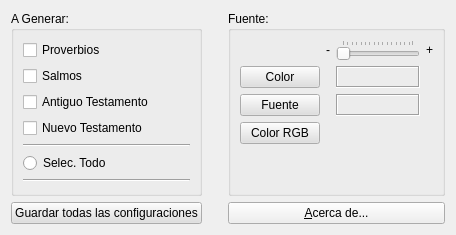
    <widget class="QWidget" name="widget" native="true">
     <layout class="QGridLayout" name="gridLayout_2">
      <item row="0" column="0">
       <widget class="QGroupBox" name="A_GENERAR">
        <property name="title">
         <string>A Generar:</string>
        </property>
        <layout class="QGridLayout" name="gridLayout_3">
         <item row="6" column="0">
          <widget class="Line" name="line_2">
           <property name="orientation">
            <enum>Qt::Horizontal</enum>
           </property>
          </widget>
         </item>
         <item row="3" column="0">
          <widget class="QCheckBox" name="NUEVOTESTAMNETO">
           <property name="text">
            <string>Nuevo Testamento</string>
           </property>
          </widget>
         </item>
         <item row="4" column="0">
          <widget class="Line" name="line">
           <property name="orientation">
            <enum>Qt::Horizontal</enum>
           </property>
          </widget>
         </item>
         <item row="1" column="0">
          <widget class="QCheckBox" name="SALMOS">
           <property name="text">
            <string>Salmos</string>
           </property>
          </widget>
         </item>
         <item row="0" column="0">
          <widget class="QCheckBox" name="PROVERBIO">
           <property name="text">
            <string>Proverbios</string>
           </property>
           <property name="checked">
            <bool>false</bool>
           </property>
           <property name="tristate">
            <bool>false</bool>
           </property>
          </widget>
         </item>
         <item row="5" column="0">
          <widget class="QRadioButton" name="SELECCIONARTODO">
           <property name="text">
            <string>Selec. Todo</string>
           </property>
           <property name="checked">
            <bool>false</bool>
           </property>
           <property name="autoExclusive">
            <bool>true</bool>
           </property>
          </widget>
         </item>
         <item row="2" column="0">
          <widget class="QCheckBox" name="ANTIGUOTESTAMENTO">
           <property name="text">
            <string>Antiguo Testamento</string>
           </property>
          </widget>
         </item>
        </layout>
       </widget>
      </item>
      <item row="0" column="2">
       <widget class="QGroupBox" name="FUENTE">
        <property name="title">
         <string>Fuente:</string>
        </property>
        <layout class="QGridLayout" name="gridLayout_4">
         <item row="0" column="2">
          <widget class="QSlider" name="Slider_Size">
           <property name="minimum">
            <number>9</number>
           </property>
           <property name="maximum">
            <number>72</number>
           </property>
           <property name="orientation">
            <enum>Qt::Horizontal</enum>
           </property>
           <property name="tickPosition">
            <enum>QSlider::TicksAbove</enum>
           </property>
           <property name="tickInterval">
            <number>4</number>
           </property>
          </widget>
         </item>
         <item row="2" column="0">
          <widget class="QPushButton" name="FUENTE_2">
           <property name="palette">
            <palette>
             <active>
              <colorrole role="Button">
               <brush brushstyle="SolidPattern">
                <color alpha="255">
                 <red>223</red>
                 <green>223</green>
                 <blue>223</blue>
                </color>
               </brush>
              </colorrole>
              <colorrole role="Light">
               <brush brushstyle="SolidPattern">
                <color alpha="255">
                 <red>223</red>
                 <green>223</green>
                 <blue>223</blue>
                </color>
               </brush>
              </colorrole>
             </active>
             <inactive>
              <colorrole role="Button">
               <brush brushstyle="SolidPattern">
                <color alpha="255">
                 <red>223</red>
                 <green>223</green>
                 <blue>223</blue>
                </color>
               </brush>
              </colorrole>
              <colorrole role="Light">
               <brush brushstyle="SolidPattern">
                <color alpha="255">
                 <red>223</red>
                 <green>223</green>
                 <blue>223</blue>
                </color>
               </brush>
              </colorrole>
             </inactive>
             <disabled>
              <colorrole role="Button">
               <brush brushstyle="SolidPattern">
                <color alpha="255">
                 <red>223</red>
                 <green>223</green>
                 <blue>223</blue>
                </color>
               </brush>
              </colorrole>
              <colorrole role="Light">
               <brush brushstyle="SolidPattern">
                <color alpha="255">
                 <red>223</red>
                 <green>223</green>
                 <blue>223</blue>
                </color>
               </brush>
              </colorrole>
             </disabled>
            </palette>
           </property>
           <property name="text">
            <string>Fuente</string>
           </property>
           <property name="flat">
            <bool>false</bool>
           </property>
          </widget>
         </item>
         <item row="2" column="2">
          <widget class="QLabel" name="labelFUENTE">
           <property name="frameShape">
            <enum>QFrame::Box</enum>
           </property>
           <property name="frameShadow">
            <enum>QFrame::Sunken</enum>
           </property>
           <property name="text">
            <string/>
           </property>
          </widget>
         </item>
         <item row="3" column="0">
          <widget class="QPushButton" name="COLOR_R_G_B_2">
           <property name="palette">
            <palette>
             <active>
              <colorrole role="Button">
               <brush brushstyle="SolidPattern">
                <color alpha="255">
                 <red>223</red>
                 <green>223</green>
                 <blue>223</blue>
                </color>
               </brush>
              </colorrole>
              <colorrole role="Light">
               <brush brushstyle="SolidPattern">
                <color alpha="255">
                 <red>223</red>
                 <green>223</green>
                 <blue>223</blue>
                </color>
               </brush>
              </colorrole>
             </active>
             <inactive>
              <colorrole role="Button">
               <brush brushstyle="SolidPattern">
                <color alpha="255">
                 <red>223</red>
                 <green>223</green>
                 <blue>223</blue>
                </color>
               </brush>
              </colorrole>
              <colorrole role="Light">
               <brush brushstyle="SolidPattern">
                <color alpha="255">
                 <red>223</red>
                 <green>223</green>
                 <blue>223</blue>
                </color>
               </brush>
              </colorrole>
             </inactive>
             <disabled>
              <colorrole role="Button">
               <brush brushstyle="SolidPattern">
                <color alpha="255">
                 <red>223</red>
                 <green>223</green>
                 <blue>223</blue>
                </color>
               </brush>
              </colorrole>
              <colorrole role="Light">
               <brush brushstyle="SolidPattern">
                <color alpha="255">
                 <red>223</red>
                 <green>223</green>
                 <blue>223</blue>
                </color>
               </brush>
              </colorrole>
             </disabled>
            </palette>
           </property>
           <property name="text">
            <string>Color RGB</string>
           </property>
           <property name="checkable">
            <bool>true</bool>
           </property>
           <property name="autoRepeat">
            <bool>false</bool>
           </property>
           <property name="flat">
            <bool>false</bool>
           </property>
          </widget>
         </item>
         <item row="3" column="2">
          <spacer name="horizontalSpacer">
           <property name="orientation">
            <enum>Qt::Horizontal</enum>
           </property>
           <property name="sizeHint" stdset="0">
            <size>
             <width>40</width>
             <height>20</height>
            </size>
           </property>
          </spacer>
         </item>
         <item row="1" column="0">
          <widget class="QPushButton" name="COLOR">
           <property name="palette">
            <palette>
             <active>
              <colorrole role="Button">
               <brush brushstyle="SolidPattern">
                <color alpha="255">
                 <red>223</red>
                 <green>223</green>
                 <blue>223</blue>
                </color>
               </brush>
              </colorrole>
              <colorrole role="Light">
               <brush brushstyle="SolidPattern">
                <color alpha="255">
                 <red>223</red>
                 <green>223</green>
                 <blue>223</blue>
                </color>
               </brush>
              </colorrole>
             </active>
             <inactive>
              <colorrole role="Button">
               <brush brushstyle="SolidPattern">
                <color alpha="255">
                 <red>223</red>
                 <green>223</green>
                 <blue>223</blue>
                </color>
               </brush>
              </colorrole>
              <colorrole role="Light">
               <brush brushstyle="SolidPattern">
                <color alpha="255">
                 <red>223</red>
                 <green>223</green>
                 <blue>223</blue>
                </color>
               </brush>
              </colorrole>
             </inactive>
             <disabled>
              <colorrole role="Button">
               <brush brushstyle="SolidPattern">
                <color alpha="255">
                 <red>223</red>
                 <green>223</green>
                 <blue>223</blue>
                </color>
               </brush>
              </colorrole>
              <colorrole role="Light">
               <brush brushstyle="SolidPattern">
                <color alpha="255">
                 <red>223</red>
                 <green>223</green>
                 <blue>223</blue>
                </color>
               </brush>
              </colorrole>
             </disabled>
            </palette>
           </property>
           <property name="text">
            <string>Color</string>
           </property>
           <property name="flat">
            <bool>false</bool>
           </property>
          </widget>
         </item>
         <item row="5" column="2">
          <spacer name="verticalSpacer_2">
           <property name="orientation">
            <enum>Qt::Vertical</enum>
           </property>
           <property name="sizeHint" stdset="0">
            <size>
             <width>20</width>
             <height>40</height>
            </size>
           </property>
          </spacer>
         </item>
         <item row="0" column="1">
          <widget class="QLabel" name="label_menor">
           <property name="text">
            <string>-</string>
           </property>
          </widget>
         </item>
         <item row="0" column="3">
          <widget class="QLabel" name="label_2_mayor">
           <property name="text">
            <string>+</string>
           </property>
          </widget>
         </item>
         <item row="1" column="2">
          <widget class="QLabel" name="labelCOLOR">
           <property name="frameShape">
            <enum>QFrame::Box</enum>
           </property>
           <property name="frameShadow">
            <enum>QFrame::Sunken</enum>
           </property>
           <property name="text">
            <string/>
           </property>
          </widget>
         </item>
        </layout>
       </widget>
      </item>
      <item row="1" column="2">
       <widget class="QPushButton" name="ACERCADE">
        <property name="text">
         <string>&amp;Acerca de...</string>
        </property>
        <property name="icon">
         <iconset resource="Promesario.qrc">
          <normaloff>:/Iconos/acercade2.png</normaloff>:/Iconos/acercade2.png</iconset>
        </property>
        <property name="flat">
         <bool>false</bool>
        </property>
       </widget>
      </item>
      <item row="1" column="0">
       <widget class="QPushButton" name="GUARDARAGENERAR">
        <property name="palette">
         <palette>
          <active>
           <colorrole role="Button">
            <brush brushstyle="SolidPattern">
             <color alpha="255">
              <red>223</red>
              <green>223</green>
              <blue>223</blue>
             </color>
            </brush>
           </colorrole>
           <colorrole role="Light">
            <brush brushstyle="SolidPattern">
             <color alpha="255">
              <red>223</red>
              <green>223</green>
              <blue>223</blue>
             </color>
            </brush>
           </colorrole>
          </active>
          <inactive>
           <colorrole role="Button">
            <brush brushstyle="SolidPattern">
             <color alpha="255">
              <red>223</red>
              <green>223</green>
              <blue>223</blue>
             </color>
            </brush>
           </colorrole>
           <colorrole role="Light">
            <brush brushstyle="SolidPattern">
             <color alpha="255">
              <red>223</red>
              <green>223</green>
              <blue>223</blue>
             </color>
            </brush>
           </colorrole>
          </inactive>
          <disabled>
           <colorrole role="Button">
            <brush brushstyle="SolidPattern">
             <color alpha="255">
              <red>223</red>
              <green>223</green>
              <blue>223</blue>
             </color>
            </brush>
           </colorrole>
           <colorrole role="Light">
            <brush brushstyle="SolidPattern">
             <color alpha="255">
              <red>223</red>
              <green>223</green>
              <blue>223</blue>
             </color>
            </brush>
           </colorrole>
          </disabled>
         </palette>
        </property>
        <property name="text">
         <string>Guardar todas las configuraciones</string>
        </property>
       </widget>
      </item>
      <item row="0" column="1">
       <spacer name="verticalSpacer">
        <property name="orientation">
         <enum>Qt::Vertical</enum>
        </property>
        <property name="sizeHint" stdset="0">
         <size>
          <width>20</width>
          <height>40</height>
         </size>
        </property>
       </spacer>
      </item>
     </layout>
    </widget>
